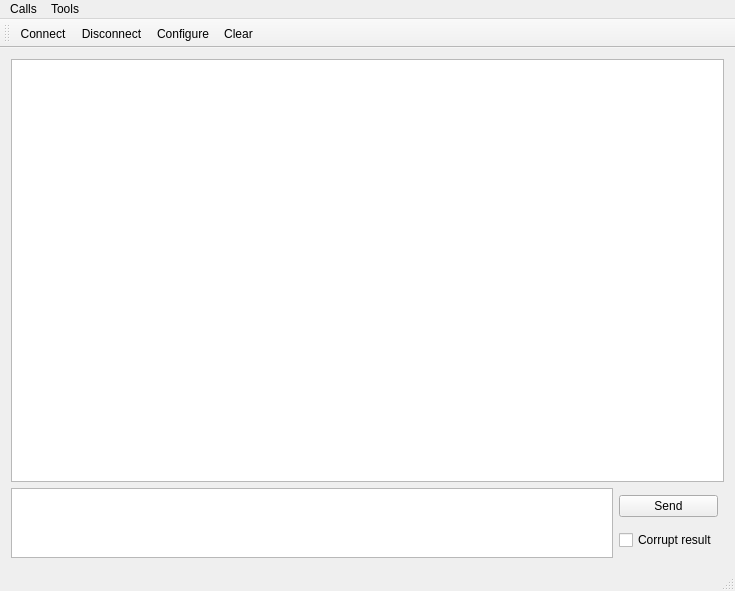
<?xml version="1.0" encoding="UTF-8"?>
<ui version="4.0">
 <class>MainWindow</class>
 <widget class="QMainWindow" name="MainWindow">
  <property name="geometry">
   <rect>
    <x>0</x>
    <y>0</y>
    <width>735</width>
    <height>591</height>
   </rect>
  </property>
  <property name="windowTitle">
   <string>Simple Terminal</string>
  </property>
  <widget class="QWidget" name="centralWidget">
   <layout class="QVBoxLayout" name="verticalLayout" stretch="7,1">
    <property name="spacing">
     <number>6</number>
    </property>
    <item>
     <widget class="QTextBrowser" name="outputWindow">
      <property name="sizePolicy">
       <sizepolicy hsizetype="Expanding" vsizetype="Expanding">
        <horstretch>0</horstretch>
        <verstretch>0</verstretch>
       </sizepolicy>
      </property>
      <property name="minimumSize">
       <size>
        <width>599</width>
        <height>247</height>
       </size>
      </property>
      <property name="maximumSize">
       <size>
        <width>16777215</width>
        <height>16777215</height>
       </size>
      </property>
     </widget>
    </item>
    <item>
     <layout class="QHBoxLayout" name="horizontalLayout" stretch="0,0">
      <property name="spacing">
       <number>6</number>
      </property>
      <property name="rightMargin">
       <number>6</number>
      </property>
      <item>
       <widget class="QPlainTextEdit" name="userText">
        <property name="sizePolicy">
         <sizepolicy hsizetype="Expanding" vsizetype="Preferred">
          <horstretch>0</horstretch>
          <verstretch>0</verstretch>
         </sizepolicy>
        </property>
        <property name="minimumSize">
         <size>
          <width>0</width>
          <height>0</height>
         </size>
        </property>
       </widget>
      </item>
      <item>
       <layout class="QVBoxLayout" name="verticalLayout_2">
        <item>
         <widget class="QPushButton" name="sendButton">
          <property name="sizePolicy">
           <sizepolicy hsizetype="Minimum" vsizetype="Maximum">
            <horstretch>0</horstretch>
            <verstretch>0</verstretch>
           </sizepolicy>
          </property>
          <property name="text">
           <string>Send</string>
          </property>
          <property name="shortcut">
           <string>Ctrl+Return</string>
          </property>
          <property name="flat">
           <bool>false</bool>
          </property>
         </widget>
        </item>
        <item>
         <widget class="QCheckBox" name="corruptResultBox">
          <property name="enabled">
           <bool>true</bool>
          </property>
          <property name="sizePolicy">
           <sizepolicy hsizetype="Minimum" vsizetype="Fixed">
            <horstretch>0</horstretch>
            <verstretch>0</verstretch>
           </sizepolicy>
          </property>
          <property name="text">
           <string>Corrupt result</string>
          </property>
         </widget>
        </item>
       </layout>
      </item>
     </layout>
    </item>
   </layout>
  </widget>
  <widget class="QMenuBar" name="menuBar">
   <property name="geometry">
    <rect>
     <x>0</x>
     <y>0</y>
     <width>735</width>
     <height>21</height>
    </rect>
   </property>
   <widget class="QMenu" name="menuCalls">
    <property name="title">
     <string>Calls</string>
    </property>
    <addaction name="actionConnect"/>
    <addaction name="actionDisconnect"/>
    <addaction name="separator"/>
    <addaction name="actionQuit"/>
   </widget>
   <widget class="QMenu" name="menuTools">
    <property name="title">
     <string>Tools</string>
    </property>
    <addaction name="actionConfigure"/>
    <addaction name="actionClear"/>
   </widget>
   <addaction name="menuCalls"/>
   <addaction name="menuTools"/>
  </widget>
  <widget class="QToolBar" name="mainToolBar">
   <attribute name="toolBarArea">
    <enum>TopToolBarArea</enum>
   </attribute>
   <attribute name="toolBarBreak">
    <bool>false</bool>
   </attribute>
   <addaction name="actionConnect"/>
   <addaction name="actionDisconnect"/>
   <addaction name="actionConfigure"/>
   <addaction name="actionClear"/>
  </widget>
  <widget class="QStatusBar" name="statusBar"/>
  <action name="actionConnect">
   <property name="icon">
    <iconset resource="terminal.qrc">
     <normaloff>:/images/connect.png</normaloff>:/images/connect.png</iconset>
   </property>
   <property name="text">
    <string>C&amp;onnect</string>
   </property>
   <property name="toolTip">
    <string>Connect to serial port</string>
   </property>
   <property name="shortcut">
    <string>Ctrl+O</string>
   </property>
  </action>
  <action name="actionDisconnect">
   <property name="icon">
    <iconset resource="terminal.qrc">
     <normaloff>:/images/disconnect.png</normaloff>:/images/disconnect.png</iconset>
   </property>
   <property name="text">
    <string>&amp;Disconnect</string>
   </property>
   <property name="toolTip">
    <string>Disconnect from serial port</string>
   </property>
   <property name="shortcut">
    <string>Ctrl+D</string>
   </property>
  </action>
  <action name="actionConfigure">
   <property name="icon">
    <iconset resource="terminal.qrc">
     <normaloff>:/images/settings.png</normaloff>:/images/settings.png</iconset>
   </property>
   <property name="text">
    <string>&amp;Configure</string>
   </property>
   <property name="toolTip">
    <string>Configure serial port</string>
   </property>
   <property name="shortcut">
    <string>Alt+C</string>
   </property>
  </action>
  <action name="actionClear">
   <property name="icon">
    <iconset resource="terminal.qrc">
     <normaloff>:/images/clear.png</normaloff>:/images/clear.png</iconset>
   </property>
   <property name="text">
    <string>C&amp;lear</string>
   </property>
   <property name="toolTip">
    <string>Clear data</string>
   </property>
   <property name="shortcut">
    <string>Alt+L</string>
   </property>
  </action>
  <action name="actionQuit">
   <property name="icon">
    <iconset resource="terminal.qrc">
     <normaloff>:/images/application-exit.png</normaloff>:/images/application-exit.png</iconset>
   </property>
   <property name="text">
    <string>&amp;Quit</string>
   </property>
   <property name="shortcut">
    <string>Ctrl+Q</string>
   </property>
  </action>
 </widget>
 <layoutdefault spacing="6" margin="11"/>
 <resources>
  <include location="terminal.qrc"/>
 </resources>
 <connections/>
 <slots>
  <slot>sendData()</slot>
 </slots>
</ui>
